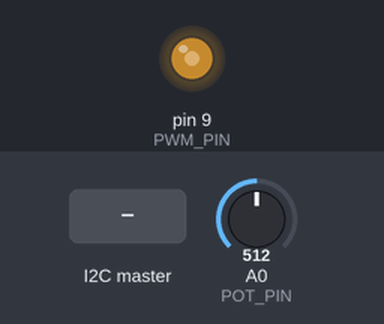
This sketch was run on a simulated Arduino Uno, built with avr-gcc and run on an emulated ATmega328P. Parts: output pins drawn as LEDs (lit = HIGH). Inputs (shaded band) come from the test bench; at power-on: A0 (POT_PIN) = 512.

Above: at 1.2 s.
1.3 s: A0 (POT_PIN) set to 716
At 2.5 s:
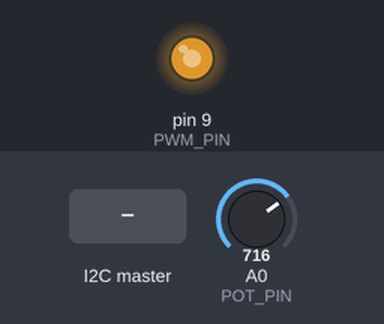
2.8 s: the I2C master sends the byte 1
At 3.9 s:
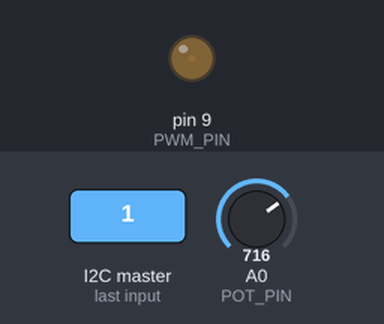
4.3 s: the I2C master sends the byte 90
At 5.0 s:
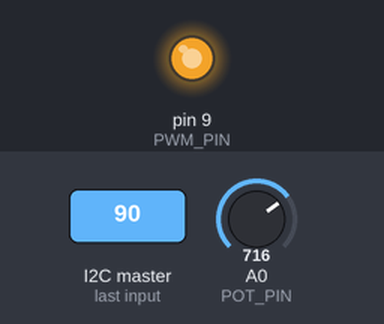
5.8 s: A0 (POT_PIN) set to 624
7.3 s: A0 (POT_PIN) set to 597
8.8 s: A0 (POT_PIN) set to 504
10.3 s: A0 (POT_PIN) set to 478
Timing chart, 0 to 12.8 s (numbered marks = the images above; inputs shaded):
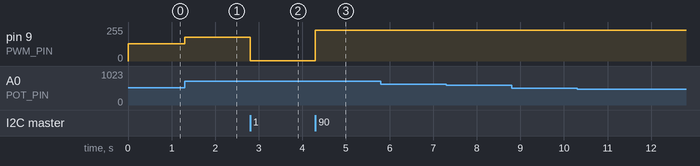

The sketch:

Main_LED_arduino.ino
```cpp
#include <Wire.h>

#define PWM_PIN 9  // GPIO pin for PWM output
#define POT_PIN A0 // Analog pin for potentiometer input
#define MAX_INPUT 100
#define POT_THRESHOLD 102  // 10% of 1023 (full scale)

volatile uint8_t dutyCycle = 0;  // Stores received duty cycle value
volatile bool updatedViaI2C = false; // Flag to track update source
int lastPotValue = 0;  // Stores last potentiometer reading

void receiveEvent(int numBytes) {
    if (Wire.available()) {
        uint8_t receivedValue = Wire.read();
        if (receivedValue >= 1 && receivedValue <= MAX_INPUT) {
            dutyCycle = map(receivedValue, 1, MAX_INPUT, 1, 255);  // Scale to PWM range (1-255)
            updatedViaI2C = true;
        }
    }
}

void setup() {
    Wire.begin(8);  // Join I2C bus with address 8
    Wire.onReceive(receiveEvent);
    pinMode(PWM_PIN, OUTPUT);
    pinMode(POT_PIN, INPUT);
    lastPotValue = analogRead(POT_PIN);  // Initialize last potentiometer value
}

void loop() {
    int potValue = analogRead(POT_PIN);
    if (!updatedViaI2C || abs(potValue - lastPotValue) > POT_THRESHOLD) {  // Check for significant change
        dutyCycle = map(potValue, 0, 1023, 1, 255);  // Scale potentiometer input
        updatedViaI2C = false;  // Reset flag only if using potentiometer
    }
    analogWrite(PWM_PIN, dutyCycle);  // Set PWM output based on the latest duty cycle
    lastPotValue = potValue;  // Store last potentiometer reading
}
```

Measured:
- after the input at 1.3 s, pin 9 (PWM_PIN): 128/255 → 178/255 at once
- after the input at 2.8 s, pin 9 (PWM_PIN): 178/255 → 1/255 at once
- after the input at 4.3 s, pin 9 (PWM_PIN): 1/255 → 229/255 at once
- after the input at 5.8 s, every drawn part: stays the same
- after the input at 7.3 s, every drawn part: stays the same
- after the input at 8.8 s, every drawn part: stays the same
- after the input at 10.3 s, every drawn part: stays the same
